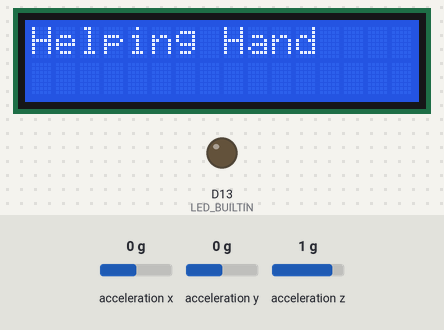
Recording of a sketch running on a simulated Arduino Nano 33 IoT. Parts: 16×2 character LCD, output pins drawn as LEDs (lit = HIGH). The inputs (shaded band) are chosen by the test bench; at power-on: acceleration x 0 g, acceleration y 0 g, acceleration z 1 g. Nothing arrives over Bluetooth unless stated; a phone connects over Bluetooth LE 3 s after start; what the sketch prints to the serial monitor is not drawn.

Above: at 0.1 s.
At 3.1 s:
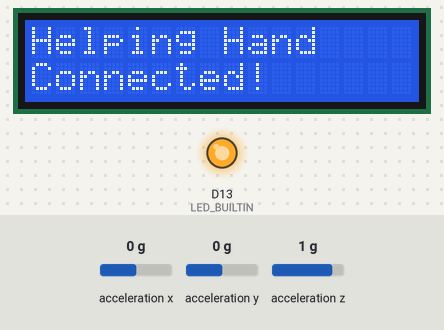
Timing chart, 0 to 4.6 s (numbered marks = the images above):
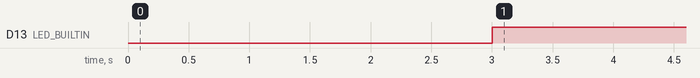

The sketch:

HelpingHandSketch.ino
```cpp
 /*
Comments by Adam Cotter:

This sketch broadcasts the XYZ variables of the accelerometer over Bluetooth Low Energy and
allows for text to be written to the LCD.

Pins have been reassigned to suit the Arduino Nano IoT board:
 * LCD RS pin to digital pin 2
 * LCD Enable pin to digital pin 3
 * LCD D4 pin to digital pin 4
 * LCD D5 pin to digital pin 5
 * LCD D6 pin to digital pin 6
 * LCD D7 pin to digital pin 7
 * LCD R/W pin to ground
 * LCD VSS pin to ground
 * LCD VCC pin to 5V
 * 10K resistor:
 * ends to +5V and ground
 * wiper to LCD VO pin (pin 3)


*/

// include the library code:
#include <LiquidCrystal.h>
#include <Arduino_LSM6DS3.h>
#include <ArduinoBLE.h>

// initialize the library by associating any needed LCD interface pin
// with the arduino pin number it is connected to
const int rs = 2, en = 3, d4 = 4, d5 = 5, d6 = 6, d7 = 7;
LiquidCrystal lcd(rs, en, d4, d5, d6, d7);

// User defined service

BLEService accelService("91c39bfd-1921-4111-9670-c03fc51eb856");

//Accelerometer Characteristics for XYZ
BLEUnsignedIntCharacteristic accelCharX("2a0019db-2b41-49f7-b3a7-d6deca619810", BLERead| BLENotify);
BLEUnsignedIntCharacteristic accelCharY("4e41b6eb-8acc-44d7-961b-9b2706764b49", BLERead| BLENotify);
BLEUnsignedIntCharacteristic accelCharZ("37855a77-602f-4177-b916-c103a1723f5d", BLERead| BLENotify);


//Accelerometer variables
int accelX = 1;
int accelY = 1;
int accelZ = 1;
float x, y ,z;

void setup() {

  //IMU setup
  IMU.begin();
  if (IMU.begin()) {
    Serial.println("IMU began succesfully");
  } else {
    Serial.println("IMU setup failed");
    IMU.end();
    while (1);
  }

  Serial.begin(9600); //Initialising the serial bus
  //while (!Serial); //Wait for serial initilisation (if this is included, the board seems to wait for the serial monitor to be opened to run.)

  pinMode(LED_BUILTIN, OUTPUT);

  //BLE setup
  if (!BLE.begin()){ // Initialise BLE
    Serial.println("starting BLE failed");
    delay(500);
    while(1);
  }

  BLE.setLocalName("HelpingHand"); // Name of connection

  BLE.setAdvertisedService(accelService); // Advertise Service

  // Adds characteristics to service
  accelService.addCharacteristic(accelCharX);
  accelService.addCharacteristic(accelCharY);
  accelService.addCharacteristic(accelCharZ);

  BLE.addService(accelService);// Add the service

  //For monitoring purposes
  Serial.println(accelService);
  Serial.println(accelCharX);
  Serial.println(accelCharY);
  Serial.println(accelCharZ);

  BLE.advertise(); // Begins advertising
  Serial.print("Peripheral device MAC: ");
  Serial.println(BLE.address());
  Serial.println("Waiting for connections...");

  // set up the LCD's number of columns and rows:
  lcd.begin(16, 2);
  // Print a message to the LCD.
  lcd.print("Helping Hand");

}

void loop() {

  BLEDevice central = BLE.central(); // Waits for a central to connect

  if (central) {
   Serial.print("Connected to central. MAC Address: ");
   Serial.println(central.address());
   //Lights up onboard LED when connected
   digitalWrite(LED_BUILTIN, HIGH);
   //Writes a message on connect
   lcd.setCursor(0,1);
   lcd.print("Connected!");

   while (central.connected()){  // loops while connected
    delay(100);
    readAccelerometer();

    accelCharX.writeValue(accelX);
    accelCharY.writeValue(accelY);
    accelCharZ.writeValue(accelZ);

    Serial.print("Accel X: ");
    Serial.print(accelX);
    Serial.print(" Accel Y: ");
    Serial.print(accelY);
    Serial.print(" Accel Z: ");
    Serial.print(accelZ);
    Serial.print("\n");

    }

   // on disconnect, turn off the LED
   digitalWrite(LED_BUILTIN, LOW);
   Serial.print("Disconnected from central. MAC Address: ");
   Serial.println(central.address());
   //Clears the "Connected!" Message from the LCD
   lcd.setCursor(0,1);
   lcd.print("          ");
  }

}

// function for reading the accelerometer and updating the variables associated
void readAccelerometer(){
  if(IMU.accelerationAvailable()){
    IMU.readAcceleration(x, y, z);
    Serial.print(x);
    Serial.print(y);
    Serial.print(z);
    accelX = x*100;
    accelY = y*100;
    accelZ = z*100;
  }
}
```

Measured:
- by itself, D13 (LED_BUILTIN): LOW → HIGH at 3.0 s
